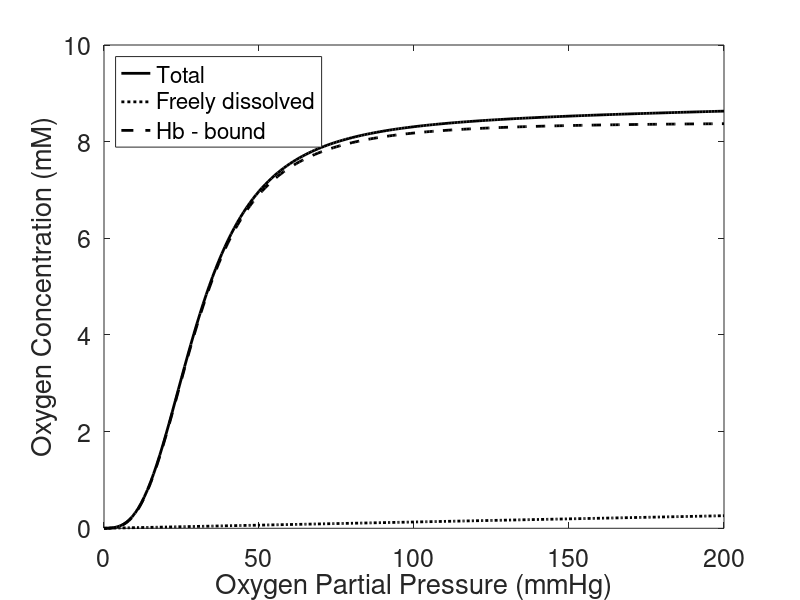

Reproduce this figure in MATLAB.
clear; close all; clc;

%%% gas exchange parameters
alpha   = 1.3e-6*1e3;  % O2 solubility by Henry's law(mM/mmHg)
CHb     = 0.021*1e3;   % Hb binding site conc (mmol/L of RBC's)
Hct     = 0.40;    % hematocrit (unitless)
C0      = CHb*Hct; % blood oxygen binding capacity (mol/L)
n       = 3;%2.7;     % Hill exponent
P50     = 30;      % half-max saturation of Hb
DO      = 1;     % (apparent) O2 diffusion coefficient (ml/s)

% O2 look up table (concetration to partial pressure conversion)
Plookup = 0:1:200; %look up table
Clookup = alpha*Plookup + C0*(Plookup.^n)./(Plookup.^n + P50.^n);

SAT = (Plookup.^n)./(Plookup.^n + P50.^n);
FREE = alpha*Plookup;

LOOK.Plookup = Plookup;
LOOK.Clookup = Clookup;

figure;

plot(Plookup,Clookup,'k','linewidth',2)
hold on
plot(Plookup, FREE,'k:','linewidth',2)
hold on
plot(Plookup,C0*SAT,'k--','linewidth',2)
set(gca,'fontsize',18)
xlabel('Oxygen Partial Pressure (mmHg)')
ylabel('Oxygen Concentration (mM)')
legend('Total','Freely dissolved', 'Hb - bound','location','northwest')


save('Lookup.mat','LOOK')